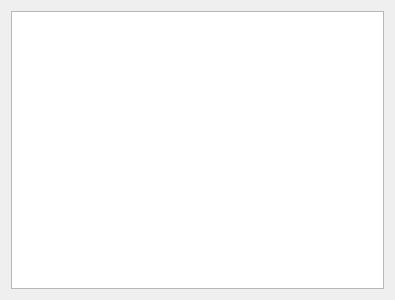
<?xml version="1.0" encoding="UTF-8"?>
<ui version="4.0">
 <class>Form</class>
 <widget class="QWidget" name="Form">
  <property name="geometry">
   <rect>
    <x>0</x>
    <y>0</y>
    <width>395</width>
    <height>300</height>
   </rect>
  </property>
  <property name="sizePolicy">
   <sizepolicy hsizetype="Expanding" vsizetype="Expanding">
    <horstretch>0</horstretch>
    <verstretch>0</verstretch>
   </sizepolicy>
  </property>
  <property name="windowTitle">
   <string>Form</string>
  </property>
  <layout class="QVBoxLayout" name="verticalLayout_2">
   <property name="leftMargin">
    <number>2</number>
   </property>
   <property name="topMargin">
    <number>2</number>
   </property>
   <property name="rightMargin">
    <number>2</number>
   </property>
   <property name="bottomMargin">
    <number>2</number>
   </property>
   <item>
    <widget class="QWidget" name="widget" native="true">
     <layout class="QVBoxLayout" name="verticalLayout_3">
      <item>
       <layout class="QVBoxLayout" name="verticalLayout">
        <item>
         <widget class="QPlainTextEdit" name="consoleTextEdit">
          <property name="readOnly">
           <bool>true</bool>
          </property>
          <property name="plainText">
           <string/>
          </property>
         </widget>
        </item>
       </layout>
      </item>
     </layout>
    </widget>
   </item>
  </layout>
 </widget>
 <resources/>
 <connections/>
</ui>
